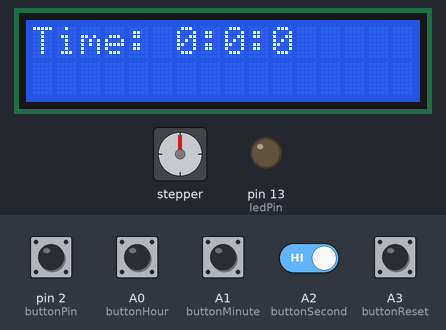
The sketch below on a simulated Arduino Uno, built with avr-gcc and run on an emulated ATmega328P. On the bench: 16×2 character LCD, stepper motor, output pins drawn as LEDs (lit = HIGH). Inputs (shaded band) come from the test bench; at power-on: A0 (buttonHour), A1 (buttonMinute), A2 (buttonSecond), A3 (buttonReset), pin 2 (buttonPin) HIGH. Stepper angles assume 200 steps per turn; what the sketch prints to the serial monitor is not drawn.

Above: at 1.2 s.
1.3 s: pin 2 (buttonPin) pulled LOW for 1 s
At 2.65 s:
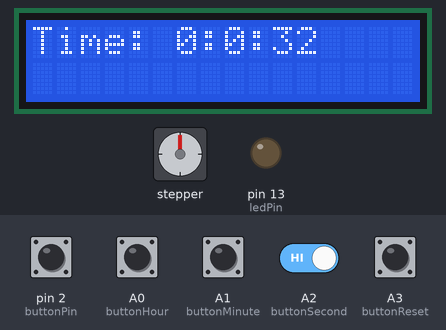
2.9 s: A3 (buttonReset) pulled LOW for 1 s
At 2.9 s:
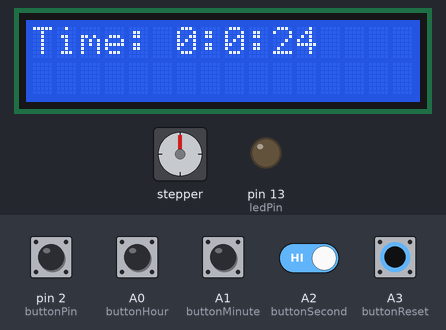
5.4 s: pin 2 (buttonPin) pulled LOW for 0.15 s
At 6.0 s:
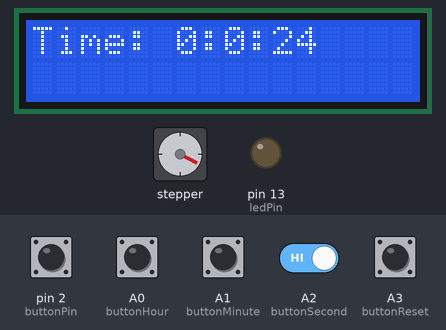
6.1 s: pin 2 (buttonPin) driven LOW and A2 (buttonSecond) driven LOW
8.5 s: pin 2 (buttonPin) driven HIGH
At 9.2 s:
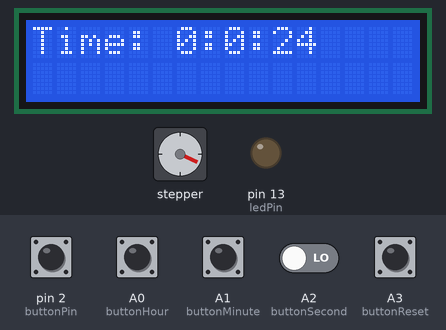
10.0 s: A3 (buttonReset) pulled LOW for 0.15 s
At 10.76 s:
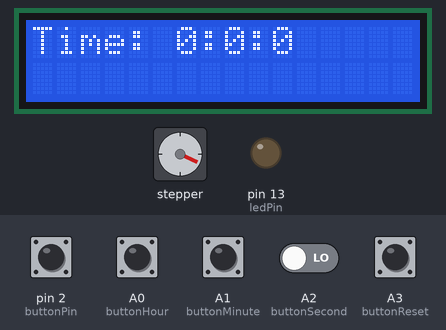
Timing chart, 0 to 11.7 s (numbered marks = the images above; inputs shaded):
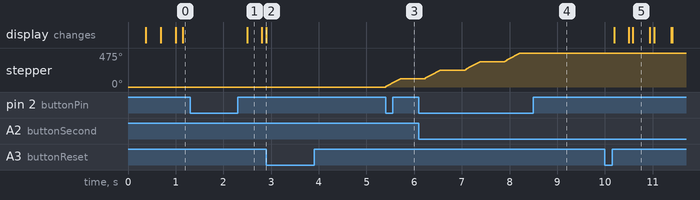

The sketch:

sketch_feb29b.ino
```cpp
//LATEST CODE

#include <LiquidCrystal.h>
#include <Stepper.h>

LiquidCrystal lcd(12, 7, 6, 5, 4, 3);  // Initialize the LCD library with the pins you are using

const int buttonHour = A0; // Pin for the button to adjust hours
const int buttonMinute = A1; // Pin for the button to adjust minutes
const int buttonSecond = A2; // Pin for the button to adjust seconds
const int buttonReset = A3; // Pin for the button to reset the timer

int hours = 0;
int minutes = 0;
int seconds = 0;
long int second = 300000;

int initialHours = 0; // Store initial countdown hours
int initialMinutes = 0; // Store initial countdown minutes
int initialSeconds = 0; // Store initial countdown seconds
int previousMillis = 0;

bool startPressed = false; // Flag to track if the start button has been pressed
bool timerFinished = false; // Flag to indicate if the timer has finished
int displayMode = 0; //0 1
// 0 display the timer to configure
// 1 start the timer

// Pin definitions
const int buttonPin = 2;
const int ledPin = 13;
const int motorPins[] = {8, 9, 10, 11};

// Define the number of steps per revolution
const int stepsPerRevolution = 200;

// Initialize the stepper motor object with the number of steps and the pins it's connected to
Stepper myStepper(stepsPerRevolution, motorPins[0], motorPins[1], motorPins[2], motorPins[3]);
//void displayTime();
//void runStepperMotor();
// Variables to track button state and timing
bool allowButtonPress = true;
long int buttonMillis = 0;
bool blinkingLED = false; // Changed to false initially
unsigned long lastButtonPressTime = 0;

bool motorRan = false; // Flag to track if the motor has run

int timerSecond = 300000;

void runStepperMotor() {

  // Rotate the motor for 1/3 of a full rotation
  myStepper.step(stepsPerRevolution / 3);

  // Optional delay after motor movement
  delay(500); // Adjust as needed
  // Rotate the motor for 1/3 of a full rotation
  myStepper.step(stepsPerRevolution / 3);

  // Optional delay after motor movement
  delay(500); // Adjust as needed
  // Rotate the motor for 1/3 of a full rotation
  myStepper.step(stepsPerRevolution / 3);

  // Optional delay after motor movement
  delay(500); // Adjust as needed
  // Rotate the motor for 1/3 of a full rotation
  myStepper.step(stepsPerRevolution / 3);

  // Optional delay after motor movement
  delay(500); // Adjust as needed
}

void displayTime(int second) {
  if (second >= 0) {
    lcd.clear();
    lcd.setCursor(0,0);
    int tempSecond = second/1000;
    int displayHour = tempSecond / 3600;
    int displayMinute = (tempSecond - displayHour*60)/60;
    int displaySecond = tempSecond - displayHour * 3600 - displayMinute * 60;
    lcd.print("Time: " + String(displayHour) + ":" + String(displayMinute) +  ":" + String(displaySecond));
    Serial.println("Time: " + String(displayHour) + ":" + String(displayMinute) +  ":" + String(displaySecond));
  }
  // Serial.println(second);
  // ONLY DISPLAY IF IT'S MORE THAN 0
}


void setup() {
  lcd.begin(16, 2);  // Set up the LCD's number of columns and rows
  pinMode(buttonHour, INPUT_PULLUP); // Set button pins as input with pullup resistors
  pinMode(buttonMinute, INPUT_PULLUP);
  pinMode(buttonSecond, INPUT_PULLUP);
  pinMode(buttonReset, INPUT_PULLUP);
  pinMode(ledPin, OUTPUT); // Initialize LED pin
  digitalWrite(ledPin, LOW); // Turn off LED initially
  myStepper.setSpeed(60); // Set the speed of the stepper motor

  displayTime(second);
  Serial.begin(9600);
}

void loop() {
  // Display on LCD
  if (displayMode == 0) {displayTime(second);}
  else {displayTime(timerSecond); second = timerSecond;}
  // Serial.println(millis());
  Serial.println(millis() - buttonMillis);
  // Check hour button
  if (digitalRead(buttonHour) == LOW) {
    if (millis() - buttonMillis >= 3000) {
      allowButtonPress = true;
    }
    if (allowButtonPress) {second += 3600000;}
  }
  // Check minute button
  if (digitalRead(buttonMinute) == LOW) {
    if (millis() - buttonMillis >= 3000) {
      allowButtonPress = true;
    }
    if (allowButtonPress) {second += 60000;}
  }

  // check second button
  if (digitalRead(buttonSecond) == LOW) {
    if (millis() - buttonMillis >= 3000) {
      allowButtonPress = true;
    }
    if (allowButtonPress) {second++;}
  }

  // check reset button
  if (digitalRead(buttonReset) == LOW) {
    if (millis() - buttonMillis >= 3000) {
      allowButtonPress = true;
    }
    if (allowButtonPress) {
      if (displayMode == 0) {
        displayMode = 1;
      } else {
        displayMode = 0;
      }
    }
  }

  int interval = millis() - previousMillis;
  second -= interval;

  // Blink LED logic
  if (blinkingLED) {
    digitalWrite(ledPin, !digitalRead(ledPin)); // Toggle LED state
    delay(500);
  }
  // Check if the button is pressed
  if (digitalRead(buttonPin) == LOW) {
    if (second <= 0)
    {// Stop LED blinking
    blinkingLED = false;
    digitalWrite(ledPin, 0);
    // Run stepper motor for 1/3 of a full rotation
    runStepperMotor();

    motorRan = true; // Set motor run flag}
  }

  // Check if the motor has run
  if (motorRan) {
    // Reset countdown timer to initial time
    motorRan = false; // Reset motor run flag
  }
  previousMillis = millis();
}
}
```

Measured:
- after the input at 2.9 s, every drawn part: stays the same
- after the input at 5.4 s, stepper: turns 118° clockwise in 0.32 s, starting at once
- after the input at 8.5 s, stepper: stays 475° (without the input it goes to 482° after 0.23 s)
- after the input at 10.0 s, the display: first changes after 0.19 s (image 5 shows a later state)
